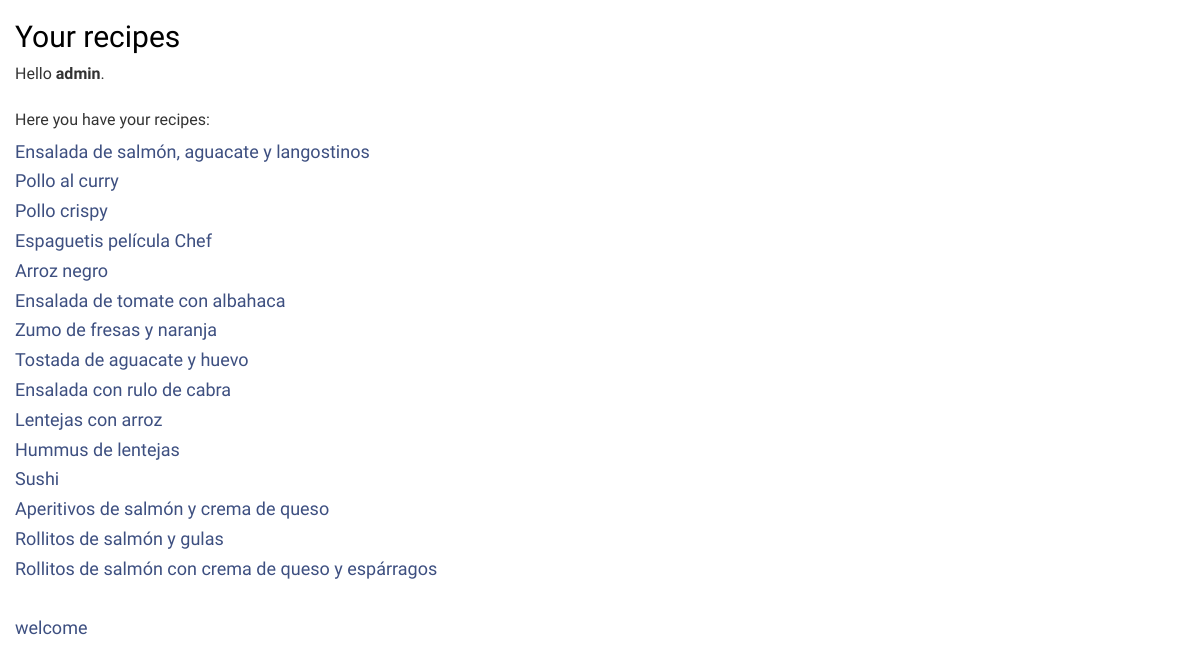
Page /myrecipes (signed in) on the earlier database version.
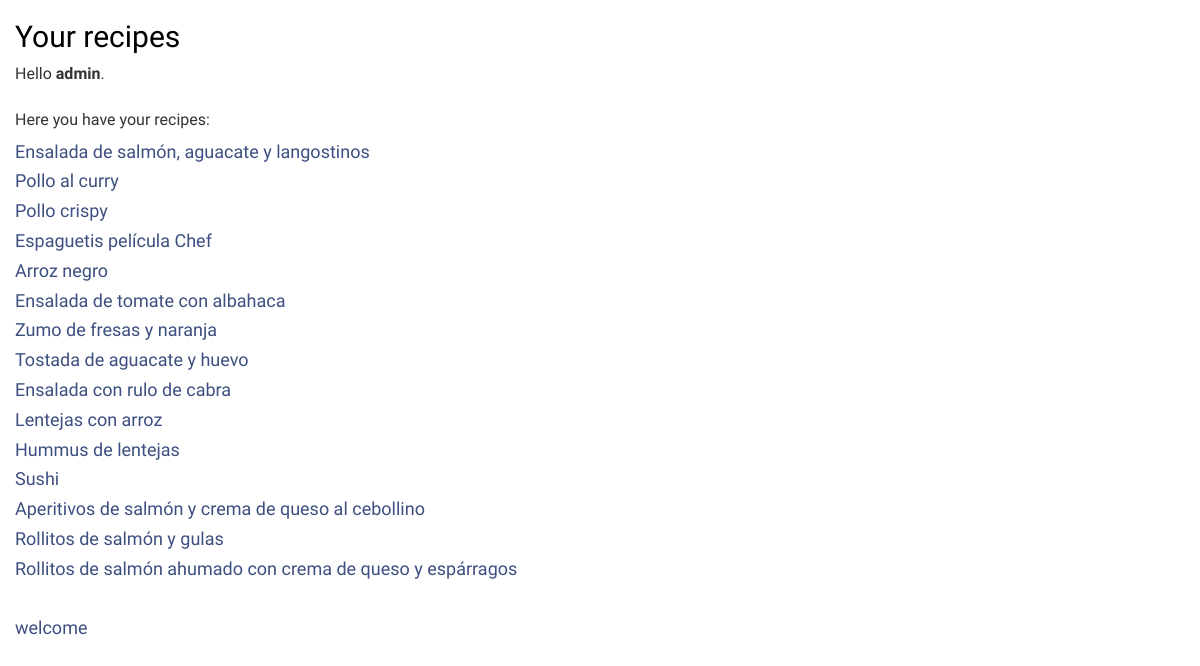
Same page on the later database version.
### RecipesAndFun/models.py (models this page shows, shortened)
class receta(models.Model):
    nombre_receta= models.CharField(max_length=100)
    ingredientes= models.TextField(help_text='Escribe los ingredientes')
    preparacion= models.TextField(verbose_name='Preparacion')
    tiempo_preparacion= models.IntegerField
    comentarios= models.CharField(help_text='Espacio para comentarios', max_length=1000, null=True)
    puntuacion= models.IntegerField
    fecha_publicacion= models.DateTimeField(blank=True, null=True)
    autor= models.ForeignKey(User, on_delete=models.CASCADE)

### RecipesAndFun/views.py (the view)
# urls.py: path('myrecipes',views.myrecipes),
def myrecipes(request):
    ownrecipes=receta.objects.filter(autor=request.user.id)
    return render(request, 'myrecipes.html', {"ownrecipes":ownrecipes})

### templates/myrecipes.html (shortened to what this page needs)
{% load static %}
<head>
    <link rel="stylesheet" href="//maxcdn.bootstrapcdn.com/bootstrap/3.2.0/css/bootstrap.min.css">
    <link rel="stylesheet" href="//maxcdn.bootstrapcdn.com/bootstrap/3.2.0/css/bootstrap-theme.min.css">
    <link rel="stylesheet" href="{% static 'css/recipesandfun.css' %}">
    <h2>Your recipes </h2>
</head>
<body>
<p>
   Hello <b>{{request.user.username}}</b>.
<br><br>
     Here you have your recipes:
{%  for instance in ownrecipes %}
    <div>
        <h4><a href="{% url 'recipe_details' instance.id %}">
            {{ instance.nombre_receta }}</a></h4>
    </div>
{% endfor %}
<br>
    <h4><a href="/welcome">welcome </a></h4>
</body>

Differences in the rows shown:
changed receta: nombre_receta "Aperitivos de salmón y crema de queso" → "Aperitivos de salmón y crema de queso al cebollino"
changed receta: nombre_receta "Rollitos de salmón con crema de queso y espárragos" → "Rollitos de salmón ahumado con crema de queso y espárragos"
